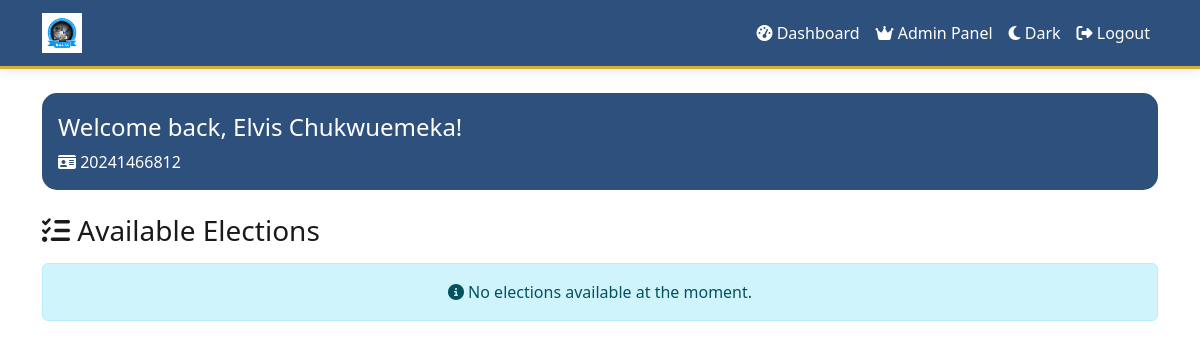
The app's page /dashboard/ (signed in), older data.
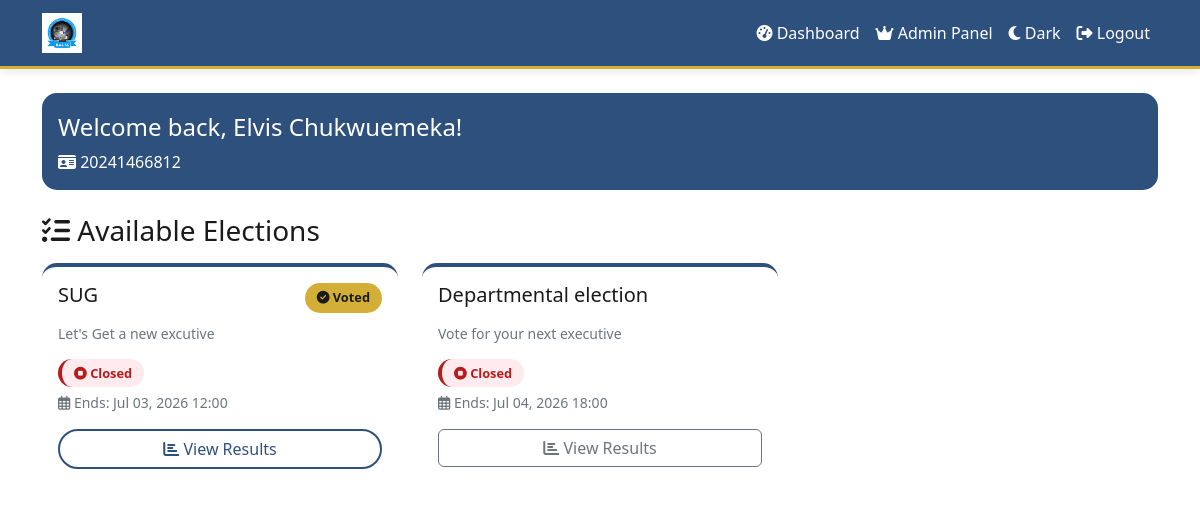
The same page, newer data.
### voting/models.py (models this page shows, shortened)
class Election(models.Model):
    title = models.CharField(max_length=200)
    description = models.TextField()
    start_time = models.DateTimeField()
    end_time = models.DateTimeField()
    is_active = models.BooleanField(default=True)
    allowed_faculty = models.CharField(max_length=100, blank=True, null=True, help_text="Leave blank for university-wide elections")
    created_at = models.DateTimeField(auto_now_add=True)
    created_at = models.DateTimeField(auto_now_add=True)
    @property
    def status(self):
        now = timezone.now()
        if now < self.start_time:
            return 'upcoming'
        elif self.start_time <= now <= self.end_time:
            return 'active'
        else:
            return 'closed'
    class Meta:
        ordering = ['-created_at']

### voting/views.py (the view)
# urls.py: path('dashboard/', views.dashboard, name='dashboard'),
@login_required
def dashboard(request):
    elections = Election.objects.all()
    user_votes = Vote.objects.filter(user=request.user).values_list('election_id', flat=True)
    elections_data = []
    for election in elections:
        elections_data.append({
            'election': election,
            'has_voted': election.id in user_votes,
            'status': election.status,
        })
    return render(request, 'voting/dashboard.html', {
        'elections': elections_data,
        'user': request.user,
    })

### voting/templates/voting/dashboard.html (shortened to what the changed rows need)
{% extends 'voting/base.html' %}
{% block content %}
<div class="row">
    <div class="col-12">
        <div class="row">
            {% if elections %}
                {% for item in elections %}
                    <div class="col-md-6 col-lg-4 mb-4">
                        <div class="card h-100">
                            <div class="card-body">
                                <div class="d-flex justify-content-between align-items-start mb-2">
                                    <h5 class="card-title">{{ item.election.title }}</h5>
                                    {% if item.has_voted %}
                                        <span class="voted-badge">
                                            <i class="fas fa-check-circle"></i> Voted
                                        </span>
                                    {% endif %}
                                </div>
                                <p class="card-text text-muted small">{{ item.election.description|truncatewords:20 }}</p>
                                <div class="mb-2">
                                    {% if item.status == 'active' %}
                                        <span class="status-badge status-active">
                                            <i class="fas fa-play-circle"></i> Active
                                        </span>
                                    {% elif item.status == 'closed' %}
                                        <span class="status-badge status-closed">
                                            <i class="fas fa-stop-circle"></i> Closed
                                        </span>
                                    {% else %}
                                        <span class="status-badge status-upcoming">
                                            <i class="fas fa-clock"></i> Upcoming
                                        </span>
                                    {% endif %}
                                </div>
                                <div class="small text-muted mb-3">
                                    <i class="far fa-calendar-alt"></i> Ends: {{ item.election.end_time|date:"M d, Y H:i" }}
                                </div>
                                {% if item.status == 'active' and not item.has_voted %}
                                    <a href="{% url 'voting_page' item.election.id %}" class="btn btn-primary w-100">
                                        <i class="fas fa-vote-yea"></i> Vote Now
                                    </a>
                                {% elif item.has_voted %}
                                    <a href="{% url 'results' item.election.id %}" class="btn btn-outline-primary w-100">
                                        <i class="fas fa-chart-bar"></i> View Results
                                    </a>
                                {% elif item.status == 'closed' %}
                                    <a href="{% url 'results' item.election.id %}" class="btn btn-outline-secondary w-100">
                                        <i class="fas fa-chart-bar"></i> View Results
                                    </a>
                                {% else %}
                                    <button class="btn btn-secondary w-100" disabled>
                                        <i class="fas fa-hourglass-half"></i> Coming Soon
                                    </button>
                                {% endif %}
                            </div>
                        </div>
                    </div>
                {% endfor %}
            {% else %}
                <div class="col-12">
                    <div class="alert alert-info text-center">
                        <i class="fas fa-info-circle"></i> No elections available at the moment.
                    </div>
                </div>
            {% endif %}
        </div>
    </div>
</div>
{% endblock %}

Row changes from the older to the newer data that the page shows:
added Election: election "SUG", shows "Voted", election.description "Let's Get a new excutive", election.end_time "Jul 03, 2026 12:00", shows "View Results"
added Election: election "Departmental election", election.description "Vote for your next executive", election.end_time "Jul 04, 2026 18:00", shows "View Results"
Text that changed along with them:
text no longer shown: "No elections available at the moment."
